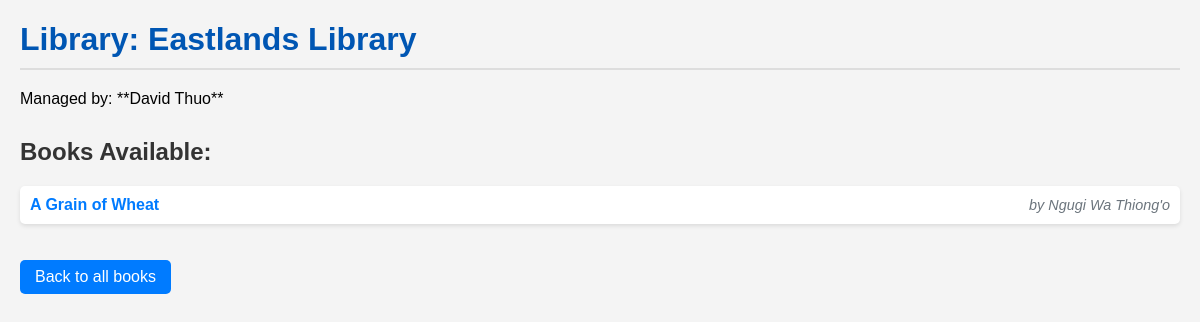
/libraries/5/, run on the app's committed database.
### relationship_app/models.py (models this page shows, shortened)
class Library(models.Model):
    name = models.CharField(max_length=100)
    books = models.ManyToManyField(Book)

class Librarian(models.Model):
    name = models.CharField(max_length=100)
    library = models.OneToOneField(Library, on_delete=models.CASCADE)

class Book(models.Model):
    title = models.CharField(max_length=200)
    author = models.ForeignKey(Author, on_delete=models.CASCADE)
    class Meta:
        permissions = (
            ('can_add_book','Can add a new book'),
            ('can_change_book','Can change an existing book'),
            ('can_delete_book','can delete a book'),
        )

class Author(models.Model):
    name = models.CharField(max_length=100)

### relationship_app/views.py (the view)
# urls.py: path('libraries/<int:pk>/', LibraryDetailView.as_view(), name='library_detail'), # New URL pattern
class LibraryDetailView(DetailView):
    model = Library
    template_name = 'relationship_app/library_detail.html'
    context_object_name = 'library'
    def get_context_data(self, **kwargs):
        context = super().get_context_data(**kwargs)
        library = self.get_object()
        context['books_in_library']=library.books.all().order_by('title')
        return context

### relationship_app/templates/relationship_app/library_detail.html (shortened to what this page needs)
<!DOCTYPE html>
<html lang="en">
<head>
</head>
<body>
    <h1>Library: {{ library.name }}</h1>
    {% if library.librarian %}
        <p>Managed by: **{{ library.librarian.name }}**</p>
    {% else %}
        <p>No librarian assigned yet.</p>
    {% endif %}
    <h2>Books Available:</h2>
    {% if library.books.all %}
        <ul>
            {% for book in library.books.all %}
                <li>
                    <div>
                        <span class="book-title">{{ book.title }}</span>
                    </div>
                    {% if book.author %}
                        <span class="book-author">by {{ book.author.name }}</span>
                    {% else %}
                        <span class="book-author">Author unknown</span>
                    {% endif %}
                </li>
            {% endfor %}
        </ul>
    {% else %}
        <p class="no-books">This library currently has no books.</p>
    {% endif %}
    <a href="{% url 'book_list' %}" class="back-link">Back to all books</a>
</body>
</html>

### relationship_app/templates/relationship_app/library_detail.html (style rules this page uses)
body { font-family: Arial, sans-serif; margin: 20px; background-color: #f4f4f4; }
h1 { color: #0056b3; border-bottom: 2px solid #ddd; padding-bottom: 10px; margin-bottom: 20px; }
h2 { color: #333; margin-top: 30px; }
ul { list-style-type: none; padding: 0; }
li { background-color: #fff; margin-bottom: 10px; padding: 10px; border-radius: 5px; box-shadow: 0 2px 4px rgba(0, 0, 0, 0.1); display: flex; justify-content: space-between; align-items: center; }
.book-title { font-weight: bold; color: #007bff; }
.book-author { font-style: italic; color: #6c757d; font-size: 0.9em; }
.back-link { display: inline-block; margin-top: 20px; padding: 8px 15px; background-color: #007bff; color: white; text-decoration: none; border-radius: 5px; }

### data on the page
Library: name "Eastlands Library", librarian.name "David Thuo"
Book: title "A Grain of Wheat", author.name "Ngugi Wa Thiong'o"
